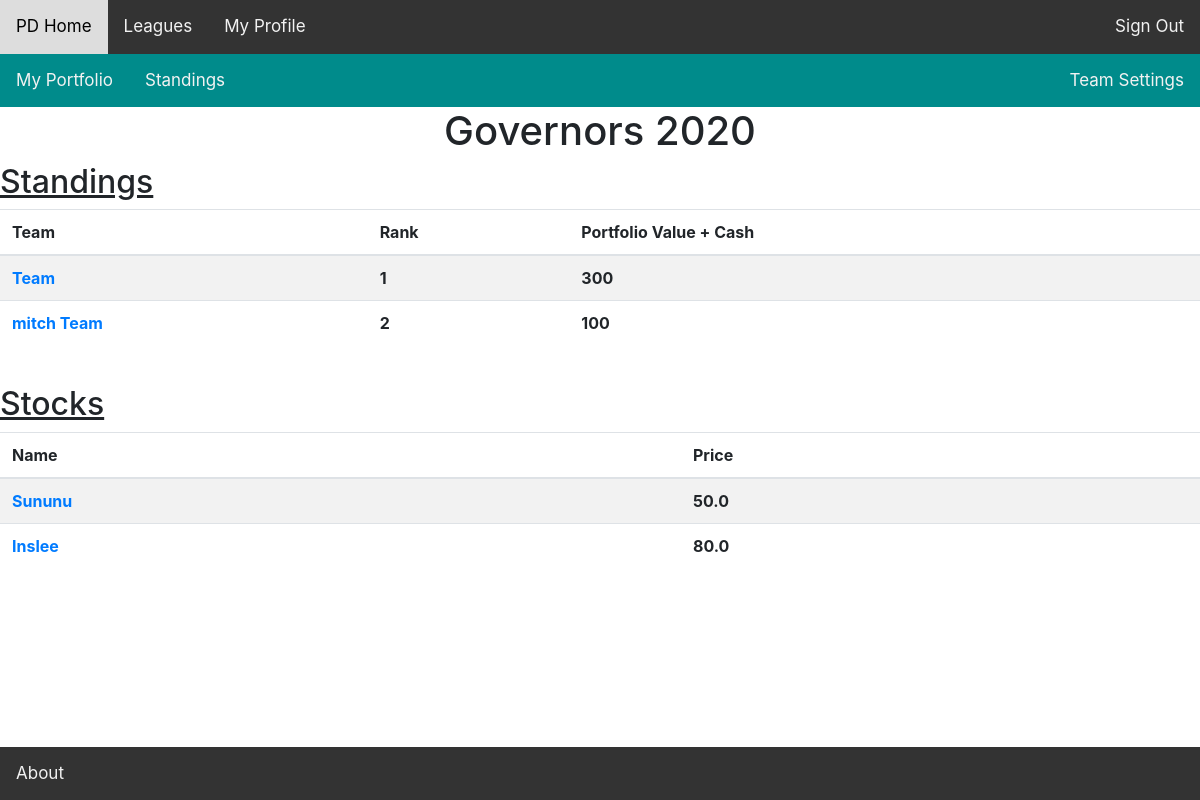
The page /league/12/ (signed in) on the database as committed earlier.
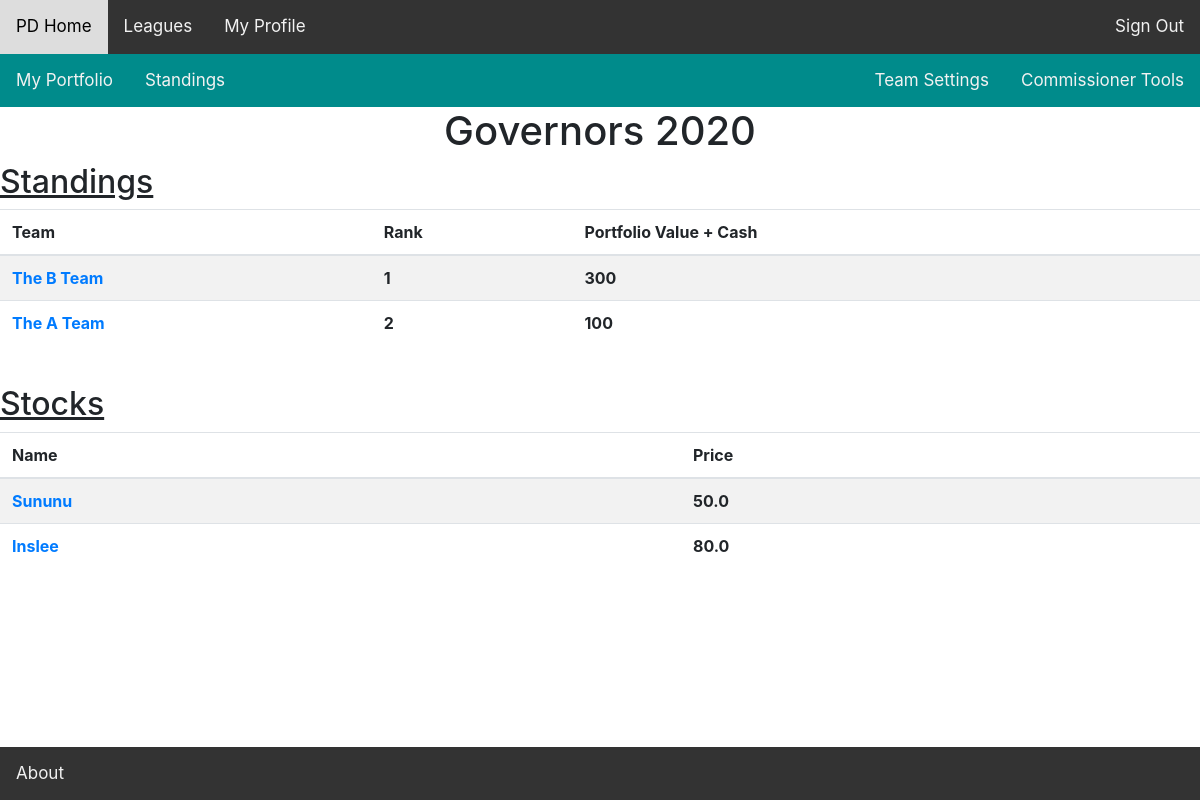
The same page on the database as committed later.
### fantasyworld/models.py (models this page shows, shortened)
class Team(models.Model):
	user = models.ForeignKey(Profile, on_delete=models.CASCADE)
	league_session = models.ForeignKey(LeagueSession, on_delete=models.CASCADE)
	team_name = models.CharField(max_length=100, default = "Team")
	is_commissioner = models.BooleanField(default=False)
	budget = models.FloatField(default=100)
	def get_current_portfolio_value(self):
		portfolio_value = 0
		stock_transaction_set = self.stocktransaction_set.all()
		for stock_transaction in stock_transaction_set:
			stock = stock_transaction.stock
			if stock_transaction.bought_stock:
				quantity = stock_transaction.quantity
			else:
				quantity = (-1)*stock_transaction.quantity
			stock_price = stock.price
			portfolio_value += quantity*stock_price
		return portfolio_value

### fantasyworld/views/league_views.py (the view)
# urls.py: path('league/<int:league_id>/', views.league_home,
def league_home(request, league_id):
	try:
		league = League.objects.get(pk=league_id)
	except League.DoesNotExist:
		raise Http404("League Does Not Exist :(")
	'''require user to be logged in to see league'''
	'''note: user does not have to be part of league'''
	user = request.user
	if not user.is_authenticated:
		return redirect('/login')
	else:
		league_session = LeagueSession.objects.get(league=league,
			is_current_league_session=True)
		teams = Team.objects.filter(league_session=league_session)
		team = Team.objects.filter(league_session = league_session,
			user=Profile.objects.get(user=user))
		user_in_league = team.exists()
		if user_in_league:
			user_is_commissioner = team[0].is_commissioner
			users_team_id = team[0].id
		else:
			user_is_commissioner = False
			users_team_id = 0
		all_stocks = Stock.objects.filter(league_session=league_session)
		team_portfolio_values = []
		for team in teams:
			portfolio_value = team.get_current_portfolio_value()
			team_portfolio_values.append((team, portfolio_value))
		team_portfolio_values.sort(key=lambda x: x[1], reverse=True)
		team_ranks = []
		i=1
		for team, portfolio_value in team_portfolio_values:
			team_ranks.append((team, portfolio_value, i))
			i += 1
	return render(request, 'fantasyworld/league_home.html',
		context={'league': league,
					'user_in_league': user_in_league,
					'users_team_id': users_team_id,
					'user_is_commissioner': user_is_commissioner,
					'team_ranks': team_ranks,
					'all_stocks': all_stocks})

### fantasyworld/templates/fantasyworld/league_home.html (shortened to what this page needs)
{% extends 'fantasyworld/bases/teampage_header.html' %}
{% block teampage_header %}
<h1>{{league.name}}</h1>
{% if league.is_public or user_in_league %}
<h2><u>Standings</u></h2>
<table class="table table-striped" style="margin-top: 5px;">
  <thead>
    <tr>
      <th scope="col">Team</th>
      <th scope="col">Rank</th>
      <th scope="col">Portfolio Value + Cash</th>
    </tr>
  </thead>
  <tbody>
  {% for team, team_portfolio_value, team_rank in team_ranks%}
    <tr>
      <th> <a href="{% url 'fantasyworld:team_home' team.id %}"> {{team.team_name}} </a> </th>
      <th> {{team_rank}} </th>
      <th> {{team.budget|add:team_portfolio_value}} </th>
  {% endfor %}
  </tbody>
</table>
<br>
<h2><u>Stocks</u></h2>
  {% if all_stocks %}
  <table class="table table-striped" style="margin-top: 5px;">
    <thead>
      <tr>
        <th scope="col">Name</th>
        <th scope="col">Price</th>
      </tr>
    </thead>
    <tbody>
      {% for stock in all_stocks %}
        <tr>
        <th> <a href="{% url 'fantasyworld:stock_detail' stock.id %}"> {{stock.name}} </a></th>
        <th> {{stock.price}} </th>
        </tr>
      {% endfor %}
    </tbody>
  </table>
  {% endif %}
{%endif %}
{% endblock %}

Rows that differ between the two databases and show on the page:
changed Team: team_name "Team" → "The B Team"
changed Team: team_name "mitch Team" → "The A Team"
Other text that changed with them:
text now shown: "Commissioner Tools"
